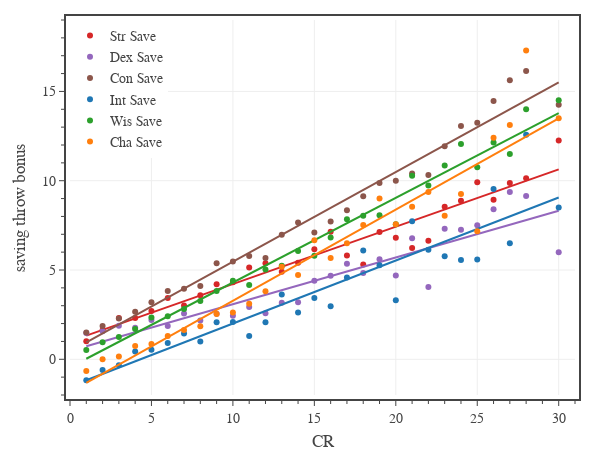

The notebook cell this image was saved under:
### Code cell
# Fig. 1: Saving throw modifier
columns = ['Str Save','Dex Save','Con Save','Int Save','Wis Save','Cha Save']
colors = ['#d62728','#9467bd','#8c564b','#1f77b4','#2ca02c','#ff7f0e']

df1 = df0[df0['Category'].isin(['generic','legendary','unique']) & df0['CR'].between(1, 30)]
dfM = df1[['CR'] + columns].groupby(['CR']).mean().reset_index()

# create figure
fig = go.Figure(
    layout=go.Layout(
        template=tfb.FIG_TEMPLATE,
        margin=dict(l=70, r=25, b=55, t=20, pad=4),
        xaxis=dict(
            title_text='CR',
            range=[0,31],
            tick0=0, dtick=5,
            minor=dict(tick0=0, dtick=1),
        ),
        yaxis=dict(
            title_text='saving throw bonus',
            range=[-2,19],
            tick0=0, dtick=5,
            minor=dict(tick0=0, dtick=1),
        ),
        legend=dict(
            xanchor='left', yanchor='top',
            x=0.00, y=1.00,
            orientation='v',
            tracegroupgap=0,
        )
    )
)

for column, color in zip(columns, colors):
    #plot_mean_fit(fig, df1, 'CR', column, column, color)
    plot_data_and_fit(
        fig, 
        dfM['CR'], dfM[column],
        print_coefficients=True,
        name=column,
        line=dict(color=color),
        hovertemplate=
            f'<b>{column}</b><br>'+
            'CR %{x}<br>'+
            'mean %{y:,.1f}' + 
            '<extra></extra>'
    )

# show figure
fig.update_layout(width=600, height=450)
fig.show(config=tfb.FIG_CONFIG)

# save figures
if SAVEFIGS:
    fig.update_layout(autosize=True, width=None, height=None)
    tfb.save_fig_html(fig, format='large', name='fig-saving-throw-modifier-vs-cr-large')
    tfb.save_fig_html(fig, format='small', name='fig-saving-throw-modifier-vs-cr-small')

### Figure 1 — Plotly figure (JSON) as saved in the notebook; plotly's stock layout.template omitted (floating-point values rounded to 4 significant figures)
{"data": [{"hovertemplate": "<b>Str Save</b><br>CR %{x}<br>mean %{y:,.1f}<extra></extra>", "line": {"color": "#d62728"}, "mode": "markers", "name": "Str Save", "type": "scatter", "x": [1, 2, 3, 4, 5, 6, 7, 8, 9, 10, 11, 12, 13, 14, 15, 16, 17, 18, 19, 20, 21, 22, 23, 24, 25, 26, 27, 28, 30], "y": [1.016, 1.633, 2.312, 2.306, 2.699, 3.427, 3.011, 3.587, 4.209, 4.309, 5.143, 5.372, 4.907, 5.406, 6.167, 7.143, 5.808, 5.304, 7.133, 6.812, 6.227, 6.636, 8.538, 8.875, 9.917, 8.933, 9.875, 10.14, 12.25]}, {"hoverinfo": "skip", "hovertemplate": "<b>Str Save</b><br>CR %{x}<br>mean %{y:,.1f}<extra></extra>", "line": {"color": "#d62728", "dash": "solid"}, "mode": "lines", "name": "Str Save", "showlegend": false, "type": "scatter", "x": [1, 2, 3, 4, 5, 6, 7, 8, 9, 10, 11, 12, 13, 14, 15, 16, 17, 18, 19, 20, 21, 22, 23, 24, 25, 26, 27, 28, 30], "y": [1.328, 1.648, 1.969, 2.29, 2.611, 2.932, 3.253, 3.574, 3.895, 4.215, 4.536, 4.857, 5.178, 5.499, 5.82, 6.141, 6.462, 6.783, 7.103, 7.424, 7.745, 8.066, 8.387, 8.708, 9.029, 9.35, 9.671, 9.991, 10.63]}, {"hovertemplate": "<b>Dex Save</b><br>CR %{x}<br>mean %{y:,.1f}<extra></extra>", "line": {"color": "#9467bd"}, "mode": "markers", "name": "Dex Save", "type": "scatter", "x": [1, 2, 3, 4, 5, 6, 7, 8, 9, 10, 11, 12, 13, 14, 15, 16, 17, 18, 19, 20, 21, 22, 23, 24, 25, 26, 27, 28, 30], "y": [1.477, 1.571, 1.876, 1.769, 2.205, 1.865, 2.562, 2.174, 2.552, 2.436, 2.929, 2.581, 3.163, 3.188, 4.4, 4.679, 5.346, 4.826, 5.6, 4.688, 6.773, 4.045, 7.308, 7.25, 7.5, 8.4, 9.375, 9.143, 6]}, {"hoverinfo": "skip", "hovertemplate": "<b>Dex Save</b><br>CR %{x}<br>mean %{y:,.1f}<extra></extra>", "line": {"color": "#9467bd", "dash": "solid"}, "mode": "lines", "name": "Dex Save", "showlegend": false, "type": "scatter", "x": [1, 2, 3, 4, 5, 6, 7, 8, 9, 10, 11, 12, 13, 14, 15, 16, 17, 18, 19, 20, 21, 22, 23, 24, 25, 26, 27, 28, 30], "y": [0.7314, 0.993, 1.255, 1.516, 1.778, 2.039, 2.301, 2.563, 2.824, 3.086, 3.347, 3.609, 3.871, 4.132, 4.394, 4.655, 4.917, 5.179, 5.44, 5.702, 5.963, 6.225, 6.487, 6.748, 7.01, 7.271, 7.533, 7.794, 8.318]}, {"hovertemplate": "<b>Con Save</b><br>CR %{x}<br>mean %{y:,.1f}<extra></extra>", "line": {"color": "#8c564b"}, "mode": "markers", "name": "Con Save", "type": "scatter", "x": [1, 2, 3, 4, 5, 6, 7, 8, 9, 10, 11, 12, 13, 14, 15, 16, 17, 18, 19, 20, 21, 22, 23, 24, 25, 26, 27, 28, 30], "y": [1.5, 1.867, 2.282, 2.661, 3.192, 3.82, 3.955, 4.109, 5.373, 5.473, 5.786, 5.674, 6.977, 7.656, 7.1, 7.714, 8.346, 9.13, 9.867, 10, 10.41, 10.32, 11.92, 13.06, 13.25, 14.47, 15.62, 16.14, 14.25]}, {"hoverinfo": "skip", "hovertemplate": "<b>Con Save</b><br>CR %{x}<br>mean %{y:,.1f}<extra></extra>", "line": {"color": "#8c564b", "dash": "solid"}, "mode": "lines", "name": "Con Save", "showlegend": false, "type": "scatter", "x": [1, 2, 3, 4, 5, 6, 7, 8, 9, 10, 11, 12, 13, 14, 15, 16, 17, 18, 19, 20, 21, 22, 23, 24, 25, 26, 27, 28, 30], "y": [0.9522, 1.454, 1.956, 2.458, 2.96, 3.462, 3.964, 4.466, 4.968, 5.47, 5.972, 6.474, 6.976, 7.478, 7.98, 8.482, 8.984, 9.486, 9.988, 10.49, 10.99, 11.49, 12.0, 12.5, 13.0, 13.5, 14.0, 14.51, 15.51]}, {"hovertemplate": "<b>Int Save</b><br>CR %{x}<br>mean %{y:,.1f}<extra></extra>", "line": {"color": "#1f77b4"}, "mode": "markers", "name": "Int Save", "type": "scatter", "x": [1, 2, 3, 4, 5, 6, 7, 8, 9, 10, 11, 12, 13, 14, 15, 16, 17, 18, 19, 20, 21, 22, 23, 24, 25, 26, 27, 28, 30], "y": [-1.172, -0.602, -0.3294, 0.4298, 0.5385, 0.9101, 1.438, 1, 2.075, 2.091, 1.304, 2.07, 3.628, 2.625, 3.433, 2.964, 4.577, 6.087, 5.267, 3.312, 7.727, 6.136, 5.769, 5.562, 5.583, 9.533, 6.5, 12.57, 8.5]}, {"hoverinfo": "skip", "hovertemplate": "<b>Int Save</b><br>CR %{x}<br>mean %{y:,.1f}<extra></extra>", "line": {"color": "#1f77b4", "dash": "solid"}, "mode": "lines", "name": "Int Save", "showlegend": false, "type": "scatter", "x": [1, 2, 3, 4, 5, 6, 7, 8, 9, 10, 11, 12, 13, 14, 15, 16, 17, 18, 19, 20, 21, 22, 23, 24, 25, 26, 27, 28, 30], "y": [-1.176, -0.8227, -0.4698, -0.117, 0.2359, 0.5888, 0.9417, 1.295, 1.647, 2.0, 2.353, 2.706, 3.059, 3.412, 3.765, 4.118, 4.47, 4.823, 5.176, 5.529, 5.882, 6.235, 6.588, 6.941, 7.293, 7.646, 7.999, 8.352, 9.058]}, {"hovertemplate": "<b>Wis Save</b><br>CR %{x}<br>mean %{y:,.1f}<extra></extra>", "line": {"color": "#2ca02c"}, "mode": "markers", "name": "Wis Save", "type": "scatter", "x": [1, 2, 3, 4, 5, 6, 7, 8, 9, 10, 11, 12, 13, 14, 15, 16, 17, 18, 19, 20, 21, 22, 23, 24, 25, 26, 27, 28, 30], "y": [0.5156, 0.9592, 1.253, 1.702, 2.346, 2.404, 2.82, 3.261, 3.821, 4.4, 4.161, 5.023, 5.233, 6.062, 5.8, 6.821, 7.846, 8.043, 8.067, 7.562, 10.27, 9.727, 10.85, 12.06, 10.75, 12.13, 11.5, 14, 14.5]}, {"hoverinfo": "skip", "hovertemplate": "<b>Wis Save</b><br>CR %{x}<br>mean %{y:,.1f}<extra></extra>", "line": {"color": "#2ca02c", "dash": "solid"}, "mode": "lines", "name": "Wis Save", "showlegend": false, "type": "scatter", "x": [1, 2, 3, 4, 5, 6, 7, 8, 9, 10, 11, 12, 13, 14, 15, 16, 17, 18, 19, 20, 21, 22, 23, 24, 25, 26, 27, 28, 30], "y": [0.0302, 0.5044, 0.9787, 1.453, 1.927, 2.401, 2.876, 3.35, 3.824, 4.298, 4.773, 5.247, 5.721, 6.195, 6.67, 7.144, 7.618, 8.092, 8.567, 9.041, 9.515, 9.989, 10.46, 10.94, 11.41, 11.89, 12.36, 12.83, 13.78]}, {"hovertemplate": "<b>Cha Save</b><br>CR %{x}<br>mean %{y:,.1f}<extra></extra>", "line": {"color": "#ff7f0e"}, "mode": "markers", "name": "Cha Save", "type": "scatter", "x": [1, 2, 3, 4, 5, 6, 7, 8, 9, 10, 11, 12, 13, 14, 15, 16, 17, 18, 19, 20, 21, 22, 23, 24, 25, 26, 27, 28, 30], "y": [-0.6562, 0.005102, 0.1529, 0.7438, 0.859, 1.303, 1.64, 1.848, 2.537, 2.618, 3.107, 3.814, 5.186, 4.719, 6.667, 5.679, 6.5, 7.522, 9, 7.562, 8.545, 9.364, 8.038, 9.25, 7.167, 12.4, 13.12, 17.29, 13.5]}, {"hoverinfo": "skip", "hovertemplate": "<b>Cha Save</b><br>CR %{x}<br>mean %{y:,.1f}<extra></extra>", "line": {"color": "#ff7f0e", "dash": "solid"}, "mode": "lines", "name": "Cha Save", "showlegend": false, "type": "scatter", "x": [1, 2, 3, 4, 5, 6, 7, 8, 9, 10, 11, 12, 13, 14, 15, 16, 17, 18, 19, 20, 21, 22, 23, 24, 25, 26, 27, 28, 30], "y": [-1.325, -0.8144, -0.3036, 0.2073, 0.7181, 1.229, 1.74, 2.251, 2.762, 3.272, 3.783, 4.294, 4.805, 5.316, 5.827, 6.337, 6.848, 7.359, 7.87, 8.381, 8.892, 9.403, 9.913, 10.42, 10.94, 11.45, 11.96, 12.47, 13.49]}], "layout": {"height": 450, "legend": {"orientation": "v", "tracegroupgap": 0, "x": 0, "xanchor": "left", "y": 1, "yanchor": "top"}, "margin": {"b": 55, "l": 70, "pad": 4, "r": 25, "t": 20}, "width": 600, "xaxis": {"dtick": 5, "minor": {"dtick": 1, "tick0": 0}, "range": [0, 31], "tick0": 0, "title": {"text": "CR"}}, "yaxis": {"dtick": 5, "minor": {"dtick": 1, "tick0": 0}, "range": [-2, 19], "tick0": 0, "title": {"text": "saving throw bonus"}}}}
